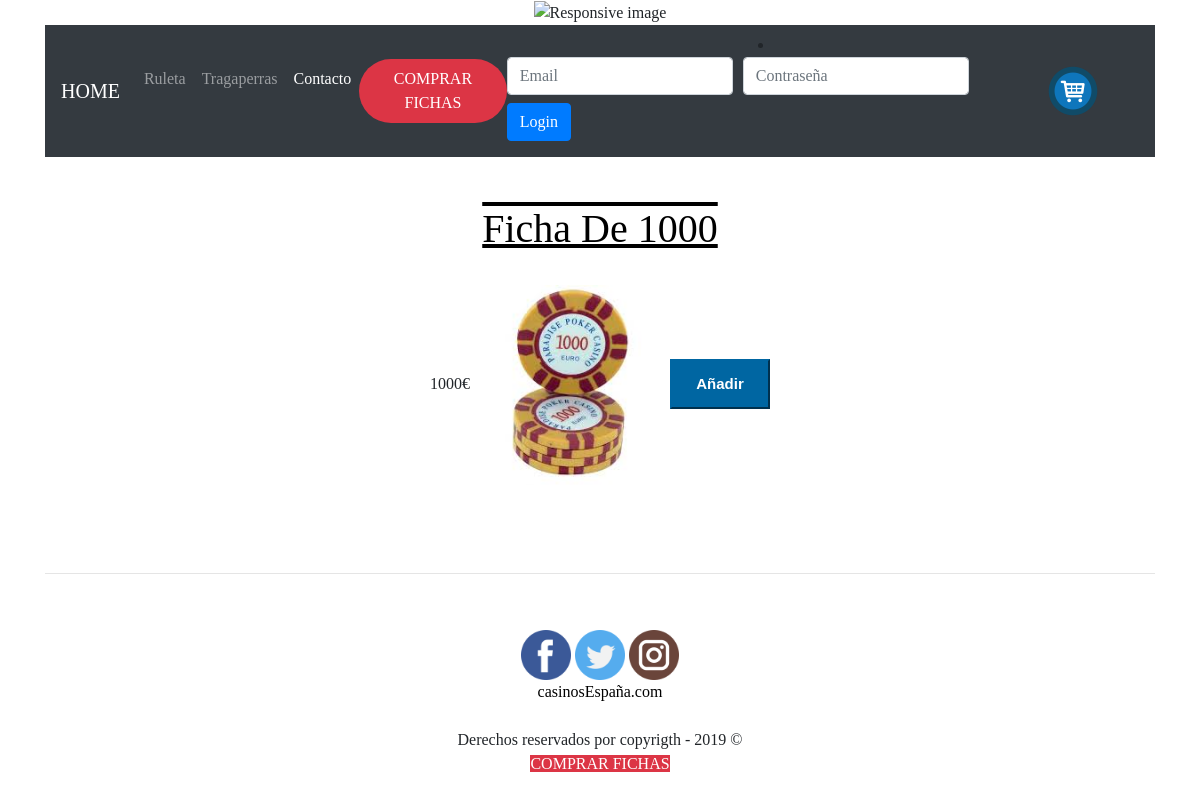
Page /index.php?ctl=ver&id=3 on the committed database.
### tables this page shows
CREATE TABLE `fichascasino` (
  `id` int(11) NOT NULL,
  `nombre` varchar(255) NOT NULL,
  `precio` int(10) NOT NULL,
  `imagen` varchar(255) NOT NULL
);

### app/controller.php (called while the page is built, shortened)
<?php
class Controller {
    public function ver() {
        $id = $_GET['id'];
        $m = new Model(Config::$mvc_bd_nombre, Config::$mvc_bd_usuario, Config::$mvc_bd_clave, Config::$mvc_bd_hostname);
        $ficha = $m->dameFicha($id);
        $params = $ficha;
        require __DIR__ . '/templates/verFicha.php';
    }
}

### app/model.php (called while the page is built, shortened)
<?php
class Model {
    protected $conexion;
    public function __construct($dbname, $dbuser, $dbpass, $dbhost) {
        $mvc_bd_conexion = new mysqli($dbhost, $dbuser, $dbpass, $dbname);
        $mvc_bd_conexion->set_charset("utf8");
        $this->conexion = $mvc_bd_conexion;
    }
    public function dameFicha($id) {
        $id = htmlspecialchars($id);
        $sql = "select * from fichascasino where id=".$id;
        $result = $this->conexion->query($sql);
        $row = $result->fetch_assoc();
        return $row;
    }
}

### app/templates/verFicha.php (the view, shortened to what this page needs)
<br/><br>
<h1 class="centrar"><?php echo $params['nombre'] ?></h1>
<br>
<table>
    <tr>
        <img src='<?php echo $ficha['imagen']?>' width="200px"/></td>
        <form id="anadirCesta" action="index.php?ctl=anadirCesta" method="POST" >
                <?php $add = true;
                if($add){
                    echo('<input class="inpu btn-primary" type="submit" value="Añadir">');
               } else{
                    echo('<input class="inpu btn-primary" type="submit" value="Cesta">');
               }
               ?>
            </form>
 </tr>
</table>
<br>
<?php include 'layout.php' ?>

### web/css/estilo.css (style rules this page uses)
body { font-family: Georgia, "Times New Roman", Times, serif; background-image: url("../web/img/imagenesHome/fondo.jpg"); text-align: center; }
h1 { color: black; text-decoration: underline overline; }
.centrar { text-align: center; }
table { border-collapse: collapse; width: 60%; //margin-left: 20%; }
.inpu { background: #0066A2; color: white; border-style: outset; border-color: #0066A2; height: 50px; width: 100px; font: bold 15px arial, sans-serif; text-shadow:none; margin-top: 15px; }
input { margin-bottom: 10px; }

### rows in the picture
fichascasino: nombre "Ficha De 1000", imagen (picture)
